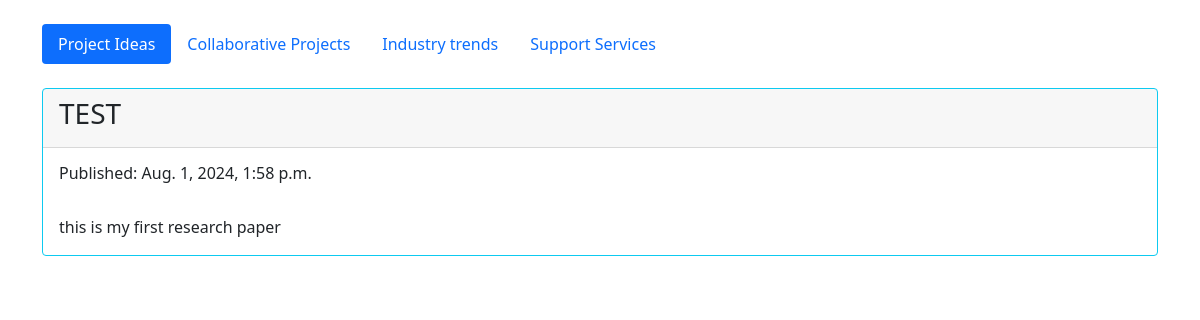
The app's page /post/1/ with its own data.
### home/models.py (models this page shows, shortened)
class ResearchPapers(models.Model):
    title = models.CharField(max_length=100)
    slug = models.SlugField(max_length=100, unique=True)
    description = models.TextField()
    created_date = models.DateTimeField(default=timezone.now)
    published_date = models.DateTimeField(blank=True, null=True)

### home/views.py (the view)
# urls.py: path('post/<int:pk>/', views.post_detail, name='post_detail'),
def post_detail(request, pk):
    paper = get_object_or_404(ResearchPapers, pk=pk)
    return render(request, 'home/post_detail.html', {'paper': paper})

### home/templates/home/post_detail.html
{% extends 'home/base.html' %}
{% block content %}
    <div class="card border-info mb-3">
        <div class="card-header"><h3>{{ paper.title }}</h3></div>
        <div class="card-body">
            {% if paper.published_date %}
                <h6 class="card-title">Published: {{ paper.published_date }}</h6>
            {% endif %}
            <br>
            <p class="card-text">{{ paper.description|linebreaksbr }}</p>
        </div>
    </div>
{% endblock %}

### records on screen
ResearchPapers: title "TEST", published_date "Aug. 1, 2024, 1:58 p.m.", description "this is my first research paper"
